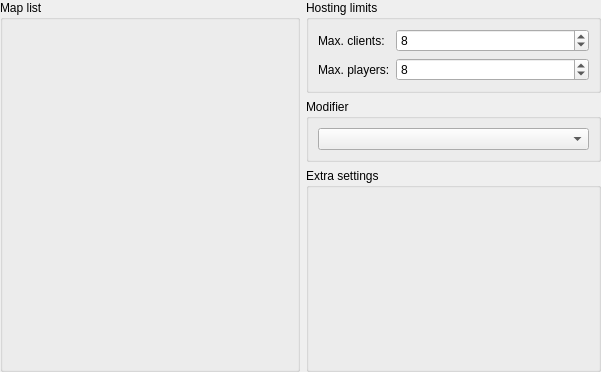
<?xml version="1.0" encoding="UTF-8"?>
<ui version="4.0">
 <class>GameRulesPanel</class>
 <widget class="QWidget" name="GameRulesPanel">
  <property name="geometry">
   <rect>
    <x>0</x>
    <y>0</y>
    <width>601</width>
    <height>372</height>
   </rect>
  </property>
  <layout class="QHBoxLayout" name="horizontalLayout">
   <property name="leftMargin">
    <number>0</number>
   </property>
   <property name="topMargin">
    <number>0</number>
   </property>
   <property name="rightMargin">
    <number>0</number>
   </property>
   <property name="bottomMargin">
    <number>0</number>
   </property>
   <item>
    <widget class="QGroupBox" name="mapListBox">
     <property name="minimumSize">
      <size>
       <width>300</width>
       <height>0</height>
      </size>
     </property>
     <property name="maximumSize">
      <size>
       <width>300</width>
       <height>16777215</height>
      </size>
     </property>
     <property name="title">
      <string>Map list</string>
     </property>
     <layout class="QVBoxLayout" name="verticalLayout_6">
      <item>
       <widget class="MapListPanel" name="mapListPanel" native="true"/>
      </item>
     </layout>
    </widget>
   </item>
   <item>
    <spacer name="horizontalSpacer">
     <property name="orientation">
      <enum>Qt::Horizontal</enum>
     </property>
     <property name="sizeType">
      <enum>QSizePolicy::Minimum</enum>
     </property>
     <property name="sizeHint" stdset="0">
      <size>
       <width>0</width>
       <height>20</height>
      </size>
     </property>
    </spacer>
   </item>
   <item>
    <widget class="QWidget" name="limitsPanel" native="true">
     <layout class="QVBoxLayout" name="verticalLayout_12" stretch="0,0,0">
      <property name="leftMargin">
       <number>0</number>
      </property>
      <property name="topMargin">
       <number>0</number>
      </property>
      <property name="rightMargin">
       <number>0</number>
      </property>
      <property name="bottomMargin">
       <number>0</number>
      </property>
      <item>
       <widget class="QGroupBox" name="hostLimitsBox">
        <property name="title">
         <string>Hosting limits</string>
        </property>
        <layout class="QFormLayout" name="hostingLimitsLayout">
         <item row="0" column="0">
          <widget class="QLabel" name="labelMaxClients">
           <property name="text">
            <string>Max. clients:</string>
           </property>
          </widget>
         </item>
         <item row="0" column="1">
          <widget class="QSpinBox" name="spinMaxClients">
           <property name="maximum">
            <number>999</number>
           </property>
           <property name="value">
            <number>8</number>
           </property>
          </widget>
         </item>
         <item row="1" column="0">
          <widget class="QLabel" name="labelMaxPlayers">
           <property name="text">
            <string>Max. players:</string>
           </property>
          </widget>
         </item>
         <item row="1" column="1">
          <widget class="QSpinBox" name="spinMaxPlayers">
           <property name="maximum">
            <number>999</number>
           </property>
           <property name="value">
            <number>8</number>
           </property>
          </widget>
         </item>
        </layout>
       </widget>
      </item>
      <item>
       <widget class="QGroupBox" name="modifierBox">
        <property name="title">
         <string>Modifier</string>
        </property>
        <layout class="QVBoxLayout" name="verticalLayout">
         <item>
          <widget class="QComboBox" name="cboModifier">
           <property name="sizePolicy">
            <sizepolicy hsizetype="Expanding" vsizetype="Fixed">
             <horstretch>0</horstretch>
             <verstretch>0</verstretch>
            </sizepolicy>
           </property>
          </widget>
         </item>
        </layout>
       </widget>
      </item>
      <item>
       <widget class="QGroupBox" name="extraSettingsBox">
        <property name="title">
         <string>Extra settings</string>
        </property>
        <layout class="QVBoxLayout" name="verticalLayout_2" stretch="1">
         <item>
          <layout class="QFormLayout" name="extraSettingsLayout">
           <property name="fieldGrowthPolicy">
            <enum>QFormLayout::AllNonFixedFieldsGrow</enum>
           </property>
          </layout>
         </item>
        </layout>
       </widget>
      </item>
     </layout>
    </widget>
   </item>
  </layout>
 </widget>
 <customwidgets>
  <customwidget>
   <class>MapListPanel</class>
   <extends>QWidget</extends>
   <header>gui/createserver/maplistpanel.h</header>
   <container>1</container>
  </customwidget>
 </customwidgets>
 <tabstops>
  <tabstop>spinMaxClients</tabstop>
  <tabstop>spinMaxPlayers</tabstop>
 </tabstops>
 <resources/>
 <connections/>
</ui>
